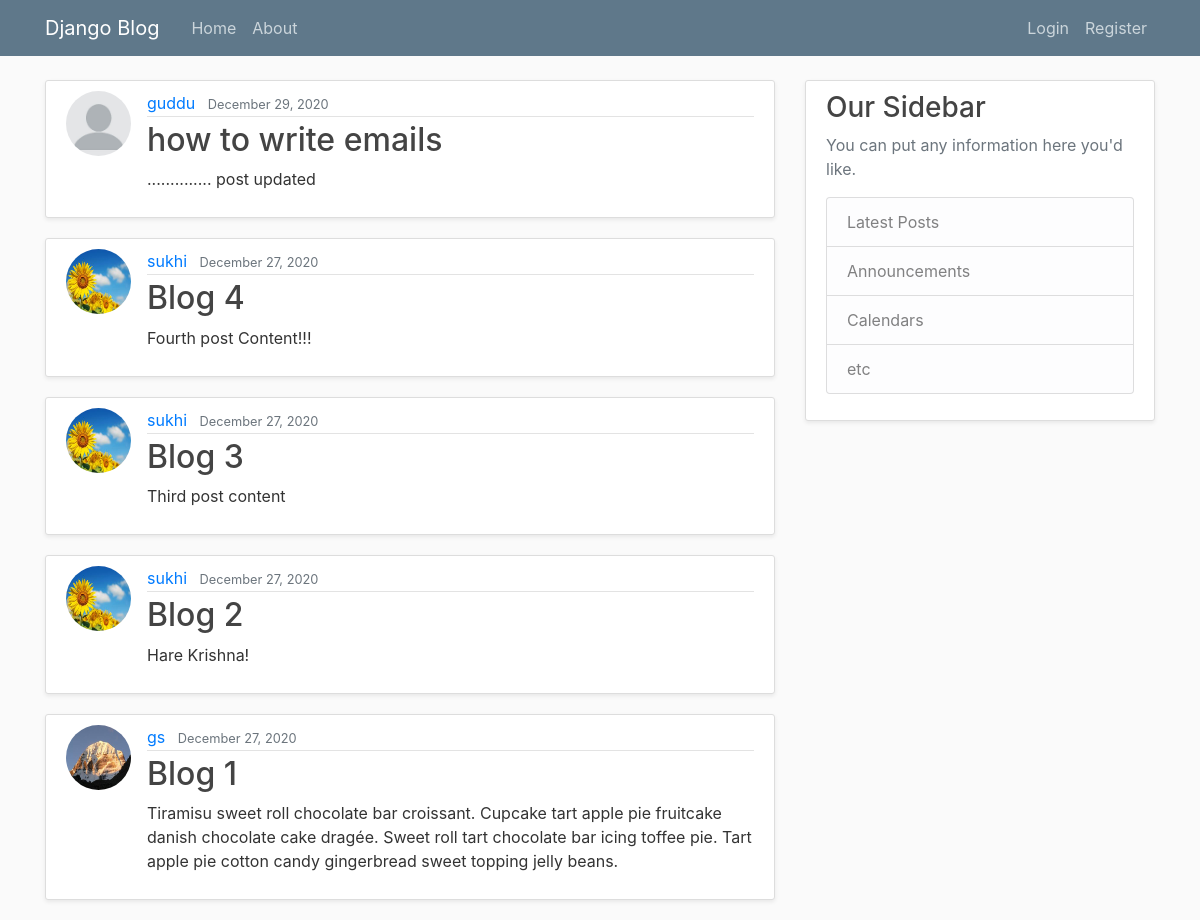
The app's page /, older data.
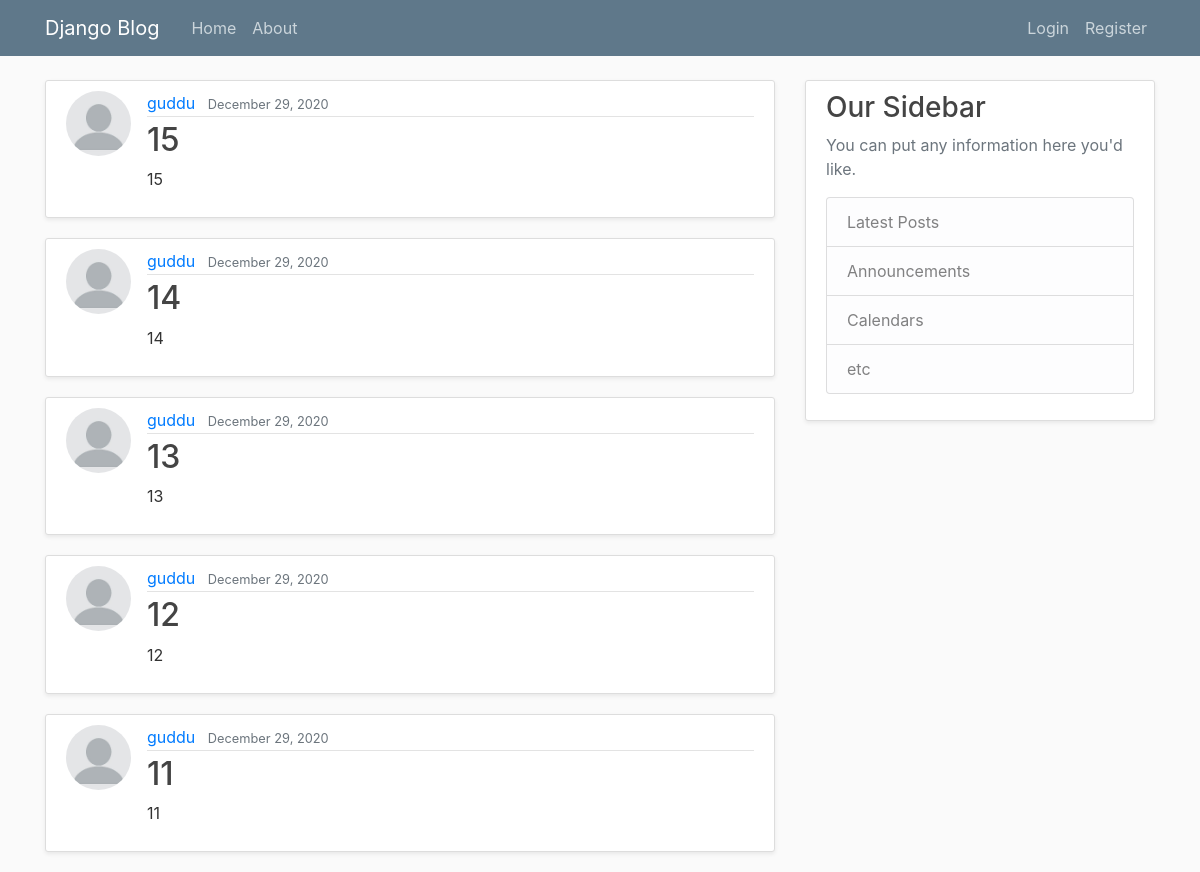
The same page, newer data.
### blog/models.py (models this page shows, shortened)
class Post(models.Model):
    title = models.CharField(max_length=100)
    content = models.TextField()
    date_posted = models.DateTimeField(default=timezone.now)
    author = models.ForeignKey(to=User, on_delete=models.CASCADE)  # Delete a user to delete all the posts

### users/models.py (models this page shows, shortened)
class Profile(models.Model):
    user = models.OneToOneField(to=User, on_delete=models.CASCADE)
    image = models.ImageField(default='default.jpg', upload_to='profile_pics')

### blog/views.py (the view)
# urls.py: path('', PostListView.as_view(), name='blog-home'),
class PostListView(ListView):
    model = Post
    template_name = 'blog/home.html'  # <app-name> / <model-name>_<view-name>.html
    context_object_name = 'posts'
    ordering = ['-date_posted']
    paginate_by = 5

### blog/templates/blog/home.html
{% extends "blog/base.html"%}
{% block content %}
{% for post in posts %}
<article class="media content-section shadow-sm">
    <img class="rounded-circle article-img" src="{{ post.author.profile.image.url }}">
    <div class="media-body">
        <div class="article-metadata">
            <a class="mr-2" href="#">{{ post.author }}</a>
            <small class="text-muted">{{ post.date_posted|date:"F d, Y" }}</small>
        </div>
        <h2><a class="article-title" href="{% url 'post-detail' post.id %}">{{ post.title }}</a></h2>
        <p class="article-content">{{ post.content }}</p>
    </div>
</article>
{% endfor %}
{% endblock content %}

Row changes from the older to the newer data that the page shows:
no longer on this page (row unchanged): Post: author.profile.image (placeholder picture), author "guddu", date_posted "December 29, 2020", title "how to write emails", content ".............. post updated"
no longer on this page (row unchanged): Post: author.profile.image (picture), author "sukhi", date_posted "December 27, 2020", title "Blog 4", content "Fourth post Content!!!"
no longer on this page (row unchanged): Post: author.profile.image (picture), author "sukhi", date_posted "December 27, 2020", title "Blog 3", content "Third post content"
no longer on this page (row unchanged): Post: author.profile.image (picture), author "sukhi", date_posted "December 27, 2020", title "Blog 2", content "Hare Krishna!"
no longer on this page (row unchanged): Post: author.profile.image (picture), author "gs", date_posted "December 27, 2020", title "Blog 1", content "Tiramisu sweet roll chocolate bar croissant. Cupcake tart apple pie fruitcake danish chocolate cake dragée. Sweet roll tart chocolate bar icing toffee pie. Tart apple pie cotton candy gingerbread sweet topping jelly beans."
added Post: author.profile.image (placeholder picture), author "guddu", date_posted "December 29, 2020", title "15", content "15"
added Post: author.profile.image (placeholder picture), author "guddu", date_posted "December 29, 2020", title "14", content "14"
added Post: author.profile.image (placeholder picture), author "guddu", date_posted "December 29, 2020", title "13", content "13"
added Post: author.profile.image (placeholder picture), author "guddu", date_posted "December 29, 2020", title "12", content "12"
added Post: author.profile.image (placeholder picture), author "guddu", date_posted "December 29, 2020", title "11", content "11"
